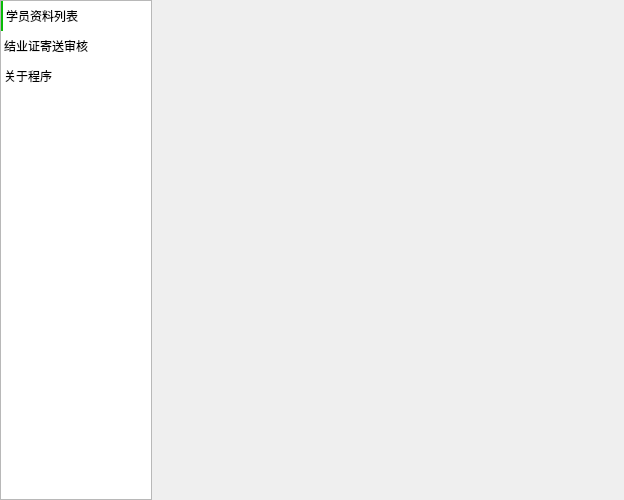
<?xml version="1.0" encoding="UTF-8"?>
<ui version="4.0">
 <class>MainWidget</class>
 <widget class="QWidget" name="MainWidget">
  <property name="geometry">
   <rect>
    <x>0</x>
    <y>0</y>
    <width>624</width>
    <height>500</height>
   </rect>
  </property>
  <property name="windowTitle">
   <string>安卓教务系统</string>
  </property>
  <property name="styleSheet">
   <string notr="true">/*去掉item虚线边框*/
QListWidget, QListView, QTreeWidget, QTreeView {
    outline: 0px;
}
/*设置左侧选项的最小最大宽度,文字颜色和背景颜色*/
QListWidget {
    min-width: 150px;
    max-width: 150px;
}
/*被选中时的背景颜色和左边框颜色*/
QListWidget::item:selected {
	color: black;
    border-left: 2px solid rgb(9, 187, 7);
}
/* 每项高度 */
QListWidget::item {
	min-height: 30px;
	font-size: 22px;
}</string>
  </property>
  <layout class="QHBoxLayout" name="horizontalLayout">
   <property name="spacing">
    <number>0</number>
   </property>
   <property name="leftMargin">
    <number>0</number>
   </property>
   <property name="topMargin">
    <number>0</number>
   </property>
   <property name="rightMargin">
    <number>0</number>
   </property>
   <property name="bottomMargin">
    <number>0</number>
   </property>
   <item>
    <widget class="QListWidget" name="listWidget">
     <property name="minimumSize">
      <size>
       <width>154</width>
       <height>0</height>
      </size>
     </property>
     <property name="maximumSize">
      <size>
       <width>154</width>
       <height>16777215</height>
      </size>
     </property>
     <property name="baseSize">
      <size>
       <width>300</width>
       <height>0</height>
      </size>
     </property>
     <property name="currentRow">
      <number>0</number>
     </property>
     <item>
      <property name="text">
       <string>学员资料列表</string>
      </property>
      <property name="icon">
       <iconset resource="../assets/resource.qrc">
        <normaloff>:/icons/student.png</normaloff>:/icons/student.png</iconset>
      </property>
     </item>
     <item>
      <property name="text">
       <string>结业证寄送审核</string>
      </property>
      <property name="icon">
       <iconset resource="../assets/resource.qrc">
        <normaloff>:/icons/certificate.png</normaloff>:/icons/certificate.png</iconset>
      </property>
     </item>
     <item>
      <property name="text">
       <string>关于程序</string>
      </property>
      <property name="icon">
       <iconset resource="../assets/resource.qrc">
        <normaloff>:/icons/about.png</normaloff>:/icons/about.png</iconset>
      </property>
     </item>
    </widget>
   </item>
   <item>
    <widget class="QStackedWidget" name="stackedWidget">
     <widget class="InformationList" name="widget"/>
     <widget class="QWidget" name="approvalPage"/>
     <widget class="About" name="aboutPage"/>
    </widget>
   </item>
  </layout>
 </widget>
 <customwidgets>
  <customwidget>
   <class>InformationList</class>
   <extends>QWidget</extends>
   <header>informationlist.h</header>
   <container>1</container>
  </customwidget>
  <customwidget>
   <class>About</class>
   <extends>QWidget</extends>
   <header>about.h</header>
   <container>1</container>
  </customwidget>
 </customwidgets>
 <resources>
  <include location="../assets/resource.qrc"/>
 </resources>
 <connections/>
</ui>
